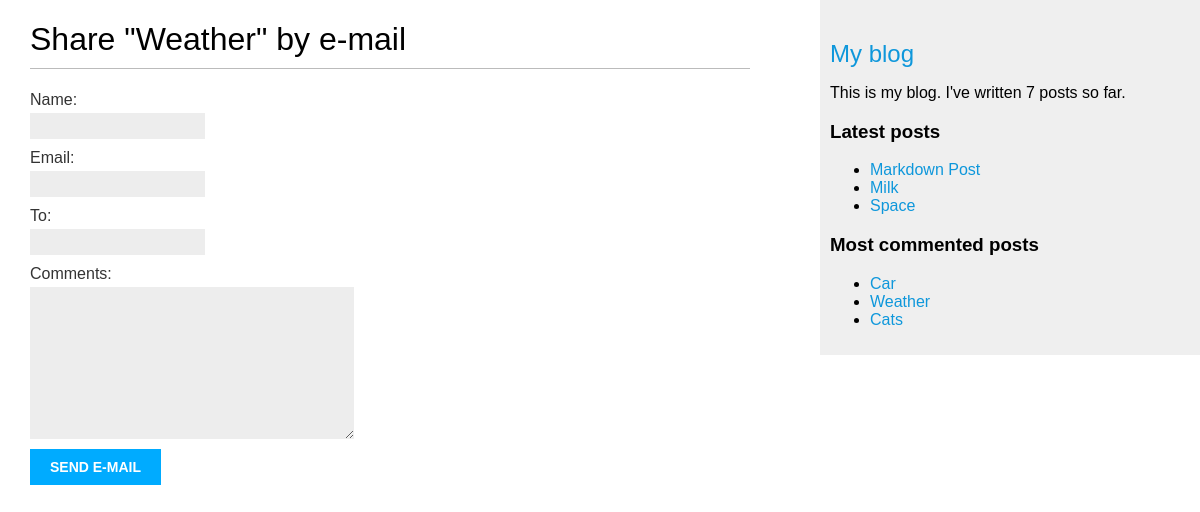
/blog/2/share/, run on the app's committed database.
### blog/models.py (models this page shows, shortened)
class Post(models.Model):
    class Status(models.TextChoices):
        DRAFT = 'DF', 'Draft'
        PUBLISHED = 'PB', 'Published'
    title = models. CharField(max_length=250)
    slug = models.SlugField(max_length=250, unique_for_date='publish') # при использовании параметра unique_for_date поле slug должно быть уникальным для даты, сохраненной в поле publish
    author = models.ForeignKey(User, on_delete=models.CASCADE, related_name='blog_posts') #related_name, чтобы указывать имя обратной связи, от User к Post - user.blog_posts
    body = models.TextField()
    publish = models.DateTimeField(default=timezone.now)
    created = models.DateTimeField(auto_now_add=True)
    updated = models.DateTimeField(auto_now=True)
    status = models.CharField(max_length=2, choices=Status.choices, default=Status.DRAFT)
    tags = TaggableManager()
    objects = models.Manager() # менеджер, применяемый по умолчанию
    published = PublishedManager() # конкретно-прикладной менеджер
    class Meta:
        ordering = ['-publish']
        indexes = [
            models.Index(fields=['-publish']),
        ]
    def get_absolute_url(self):
        return reverse('blog:post_detail',
                       args=[self.publish.year,
                             self.publish.month,
                             self.publish.day,
                             self.slug])

### blog/views.py (the view)
# urls.py: path('<int:post_id>/share/', views.post_share, name='post_share'),
def post_share(request, post_id):
    post = get_object_or_404(Post, id=post_id, status=Post.Status.PUBLISHED)
    sent = False
    if request.method == 'POST':
        form = EmailPostForm(request.POST)
        if form.is_valid():
            cd = form.cleaned_data
            post_url = request.build_absolute_uri(post.get_absolute_url())
            subject = f"{cd['name']} recommends you read {post.title}"
            message = f"Read {post.title} at {post_url}\n\n {cd['name']}\'s comments: {cd['comments']}"
            send_mail(subject, message, 'your_account@gmail.com', [cd['to']])
            sent = True
    else:
        form = EmailPostForm()
    return render(request, 'blog/post/share.html', {'post': post,'form': form, 'sent': sent})

### blog/forms.py
class EmailPostForm(forms.Form):
    name = forms.CharField(max_length=25)
    email = forms.EmailField()
    to = forms.EmailField()
    comments = forms.CharField(required=False, widget=forms.Textarea)

### blog/models.py (called while the page is built)
    def get_queryset(self):
        return super().get_queryset().filter(status=Post.Status.PUBLISHED)

### blog/templatetags/blog_tags.py (called while the page is built)
@register.simple_tag
def total_posts():
    return Post.published.count()

@register.inclusion_tag('blog/post/latest_posts.html')
def show_latest_posts(count=5):
    latest_posts = Post.published.order_by('-publish')[:count]
    return {'latest_posts': latest_posts}

@register.simple_tag
def get_most_commented_posts(count=3):
    return Post.published.annotate(total_comments=Count('comments')).order_by('-total_comments')[:count]

### blog/templates/blog/post/share.html (shortened to what this page needs)
<!DOCTYPE html>
{% extends "blog/base.html" %}
{% block content %}
    {% if sent %}
        <h1>E-mail successfully sent</h1>
        <p>"{{ post.title }}" was successfully sent to {{ form.cleaned_data.to }}.</p>
    {% else %}
        <h1>Share "{{ post.title }}" by e-mail</h1>
        <form method="post">
            {{ form.as_p }}
            <input type="submit" value="Send e-mail">
        </form>
    {% endif %}
{% endblock %}

### blog/templates/blog/base.html (shortened to what this page needs)
<!DOCTYPE html>
{% load blog_tags %}
{% load static %}
<html>
<head>
    <link href="{% static 'css/blog.css' %}" rel="stylesheet">
</head>
<body>
    <div id="content">
        {% block content %}
        {% endblock %}
    </div>
    <div id="sidebar">
        <h2><a href="{% url 'blog:post_list' %}">My blog</a></h2>
        <p>This is my blog. I've written {% total_posts %} posts so far.</p>
        <h3>Latest posts</h3>
        {% show_latest_posts 3 %}
        <h3>Most commented posts</h3>
        {% get_most_commented_posts as most_commented_posts %}
        <ul>
            {% for post in most_commented_posts %}
                <li>
                    <a href="{{ post.get_absolute_url }}">{{ post.title }}</a>
                </li>
            {% endfor %}
        </ul>
    </div>
</body>
</html>

### blog/templates/blog/post/latest_posts.html
<!DOCTYPE html>
<ul>
    {% for post in latest_posts %}
        <li>
            <a href="{{ post.get_absolute_url }}">{{ post.title }}</a>
        </li>
    {% endfor %}
</ul>

### blog/static/css/blog.css (style rules this page uses)
body { margin:0; padding:0; font-family:helvetica, sans-serif; }
a { color:#0e97db; text-decoration:none; }
h1 { font-weight:normal; border-bottom:1px solid #bbb; padding:0 0 10px 0; }
h2 { font-weight:normal; margin:30px 0 0; }
#content { float:left; width:60%; padding:0 0 0 30px; }
#sidebar { float:right; width:30%; padding:10px; background:#efefef; height:100%; }
label { float:left; clear:both; color:#333; margin-bottom:4px; }
input, textarea { clear:both; float:left; margin:0 0 10px; background:#ededed; border:0; padding:6px 10px; font-size:12px; }
input[type=submit] { font-weight:bold; background:#00abff; color:#fff; padding:10px 20px; font-size:14px; text-transform:uppercase; }

### data on the page
Post: title "Weather"
Post: title "Markdown Post"
Post: title "Milk"
Post: title "Space"
Post: title "Car"
Post: title "Cats"
